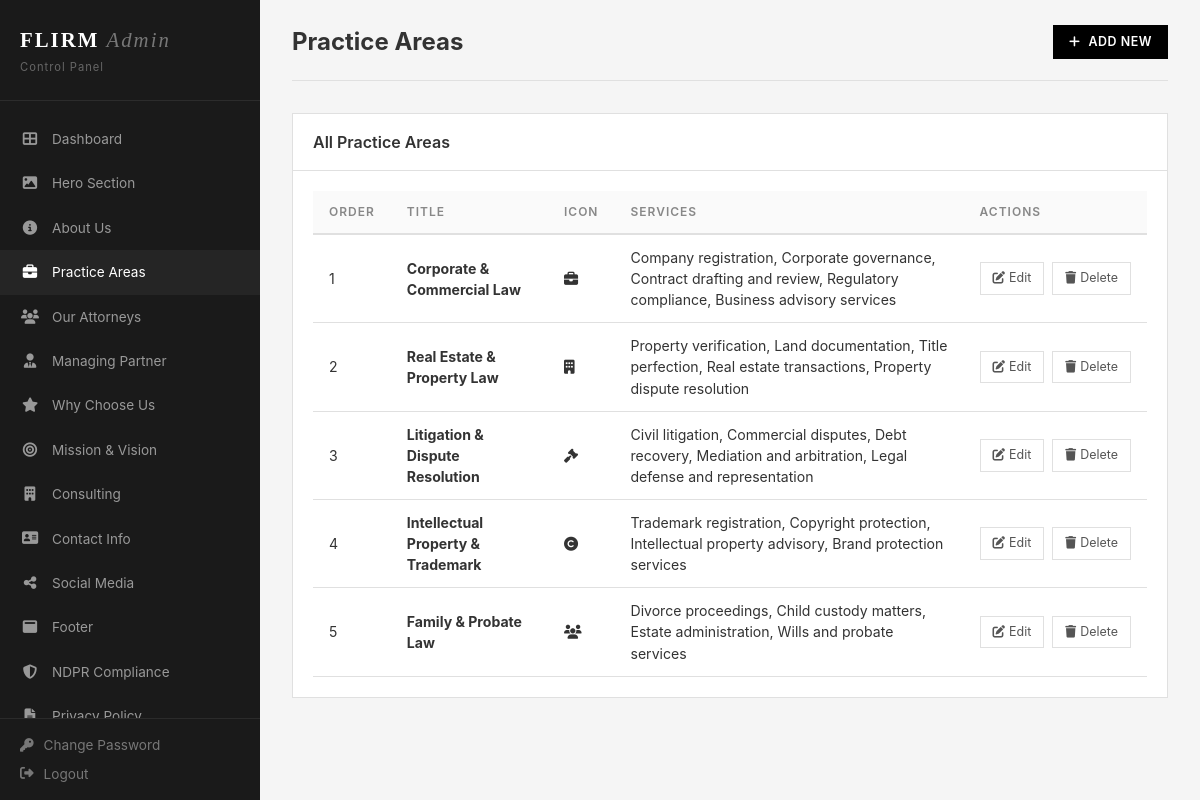
The app's page /admin/practice-areas.php (signed in) with its own data.
### tables this page shows
CREATE TABLE practice_areas (
    id INT PRIMARY KEY AUTO_INCREMENT,
    title VARCHAR(255) NOT NULL,
    short_description TEXT,
    services TEXT,
    icon_class VARCHAR(100) DEFAULT 'fa-gavel',
    display_order INT DEFAULT 0,
    is_active TINYINT(1) DEFAULT 1,
    created_at TIMESTAMP DEFAULT CURRENT_TIMESTAMP
);

### includes/db.php (called while the page is built, shortened)
<?php
class Database {
    private static $instance = null;
    private $conn;
    private function __construct() {
        try {
            $this->conn = new mysqli(DB_HOST, DB_USER, DB_PASS, DB_NAME);
            $this->conn->set_charset('utf8mb4');
        } catch (Throwable $e) {
            http_response_code(500);
            die('Database connection failed: ' . htmlspecialchars($e->getMessage()));
        }
    }
    public static function getInstance() {
        if (self::$instance === null) {
            self::$instance = new self();
        }
        return self::$instance;
    }
    public function query($sql) {
        return $this->conn->query($sql);
    }
    public function fetchAll($sql) {
        $result = $this->query($sql);
        $data = [];
        if ($result && $result->num_rows > 0) {
            while ($row = $result->fetch_assoc()) {
                $data[] = $row;
            }
        }
        return $data;
    }
}

### admin/practice-areas.php (the view, shortened to what this page needs)
<?php require_once 'header.php'; ?>
<?php
$db = Database::getInstance();
$areas = $db->fetchAll("SELECT * FROM practice_areas ORDER BY display_order ASC");
?>
<div class="admin-header">
    <h1>Practice Areas</h1>
    <a href="?action=add" class="btn btn-black btn-sm"><i class="fas fa-plus"></i> Add New</a>
</div>
<div class="card">
    <div class="card-header"><h3>All Practice Areas</h3></div>
    <div class="card-body">
        <?php if (empty($areas)): ?>
        <p style="color:#888; text-align:center; padding:20px;">No practice areas added yet.</p>
        <?php else: ?>
        <div class="table-wrap">
            <table>
                <thead><tr><th>Order</th><th>Title</th><th>Icon</th><th>Services</th><th>Actions</th></tr></thead>
                <tbody>
                    <?php foreach ($areas as $a): ?>
                    <tr>
                        <td><?= $a['display_order'] ?></td>
                        <td><strong><?= htmlspecialchars($a['title']) ?></strong></td>
                        <td><i class="fas <?= htmlspecialchars($a['icon_class']) ?>"></i></td>
                        <td><?= str_replace('|', ', ', htmlspecialchars($a['services'] ?? '')) ?></td>
                        <td>
                            <div class="actions">
                                <a href="?action=add&id=<?= $a['id'] ?>"><i class="fas fa-edit"></i> Edit</a>
                                <a href="?action=delete&id=<?= $a['id'] ?>" class="delete" onclick="return confirm('Delete this practice area?')"><i class="fas fa-trash"></i> Delete</a>
                            </div>
                        </td>
                    </tr>
                    <?php endforeach; ?>
                </tbody>
            </table>
        </div>
        <?php endif; ?>
    </div>
</div>
<?php require_once 'footer.php'; ?>

### admin/css/admin.css (style rules this page uses)
:root { --admin-black: #111; --admin-white: #fff; --admin-gray: #f5f5f5; --admin-border: #e0e0e0; --admin-text: #333; --admin-muted: #888; --admin-sidebar: #1a1a1a; }
* { margin: 0; padding: 0; box-sizing: border-box; }
body { font-family: -apple-system, BlinkMacSystemFont, 'Segoe UI', Roboto, sans-serif; background: var(--admin-gray); color: var(--admin-text); font-size: 14px; line-height: 1.5; }
a { color: inherit; text-decoration: none; }
.btn { display: inline-flex; align-items: center; gap: 8px; padding: 12px 28px; font-size: 0.85rem; font-weight: 600; letter-spacing: 0.5px; text-transform: uppercase; border: none; cursor: pointer; transition: all 0.3s; }
.btn-black { background: #000; color: #fff; }
.btn-sm { padding: 8px 16px; font-size: 0.78rem; }
.admin-header { display: flex; align-items: center; justify-content: space-between; margin-bottom: 32px; padding-bottom: 20px; border-bottom: 1px solid var(--admin-border); }
.admin-header h1 { font-size: 1.5rem; font-weight: 700; }
.card { background: #fff; border: 1px solid var(--admin-border); margin-bottom: 24px; }
.card-header { padding: 16px 20px; border-bottom: 1px solid var(--admin-border); display: flex; align-items: center; justify-content: space-between; }
.card-header h3 { font-size: 1rem; font-weight: 600; }
.card-body { padding: 20px; }
.table-wrap { overflow-x: auto; }
table { width: 100%; border-collapse: collapse; }
table th { text-align: left; padding: 12px 16px; font-size: 0.75rem; font-weight: 600; text-transform: uppercase; letter-spacing: 1px; color: #888; border-bottom: 2px solid var(--admin-border); background: #fafafa; }
table td { padding: 12px 16px; font-size: 0.88rem; border-bottom: 1px solid var(--admin-border); vertical-align: middle; }
.actions { display: flex; gap: 8px; }
.actions a, .actions button { padding: 6px 12px; font-size: 0.78rem; border: 1px solid var(--admin-border); background: #fff; cursor: pointer; transition: all 0.3s; color: #555; text-decoration: none; display: inline-flex; align-items: center; gap: 4px; }

### records on screen
practice_areas: display_order "1", title "Corporate & Commercial Law", services "Company registration, Corporate governance, Contract drafting and review, Regulatory compliance, Business advisory services"
practice_areas: display_order "2", title "Real Estate & Property Law", services "Property verification, Land documentation, Title perfection, Real estate transactions, Property dispute resolution"
practice_areas: display_order "3", title "Litigation & Dispute Resolution", services "Civil litigation, Commercial disputes, Debt recovery, Mediation and arbitration, Legal defense and representation"
practice_areas: display_order "4", title "Intellectual Property & Trademark", services "Trademark registration, Copyright protection, Intellectual property advisory, Brand protection services"
practice_areas: display_order "5", title "Family & Probate Law", services "Divorce proceedings, Child custody matters, Estate administration, Wills and probate services"
